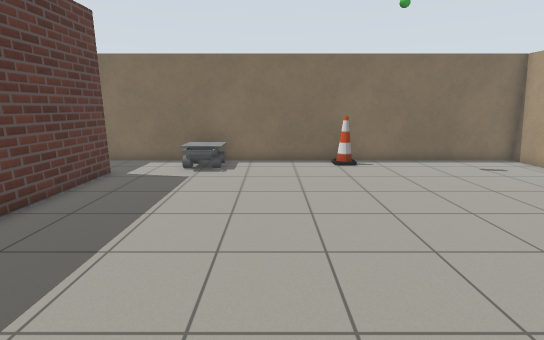
[1] (above)

15 first-person views from a walk through a world built for the Gazebo simulator. The camera is 1.3 m above the floor, tilts 12° down and sees 85° across. The lines on the ground mark 1 m squares. The floor is counted in squares, 0.5 m on a side. Each view is taken from the middle of a square. On the plan, view 1 faces up. The plan holds only what a view shows up to about 19 squares ahead; the rest is blank. Robots are left out. Gazebo's built-in surfaces are drawn with simple patterns. Simple shapes stand in for some stock models. Some surface patterns are stand-ins.

[2]
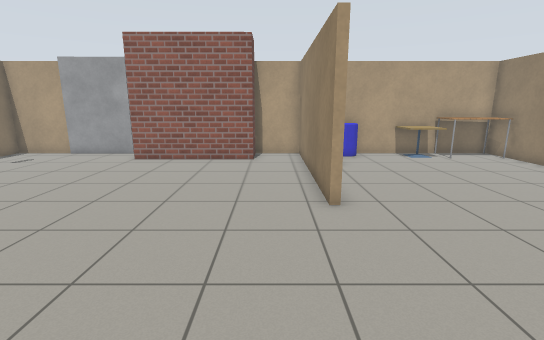

[3]
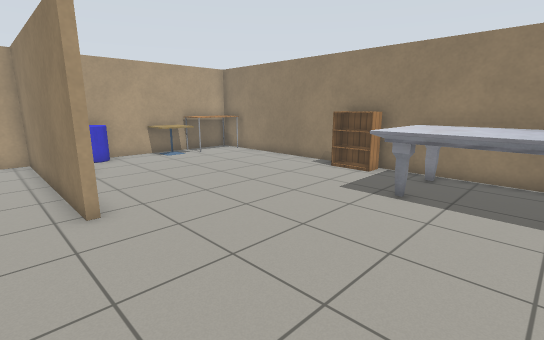

[4]
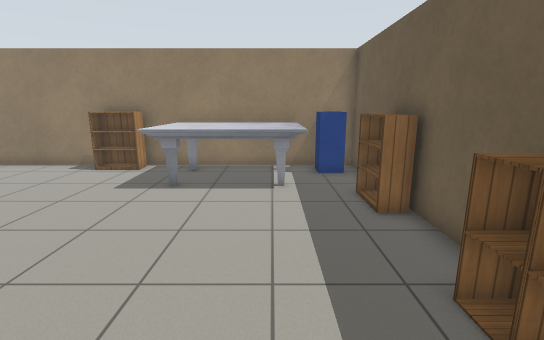

[5]
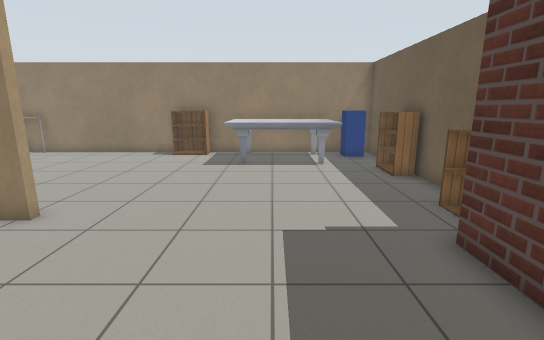

[6]
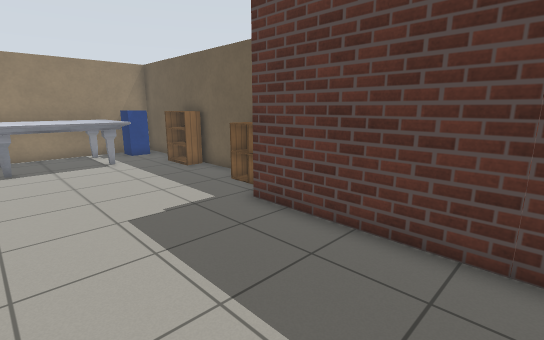

[7]
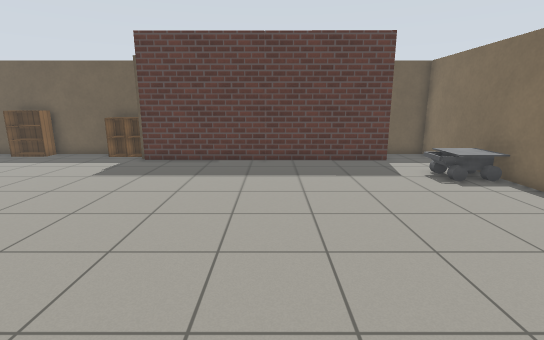

[8]
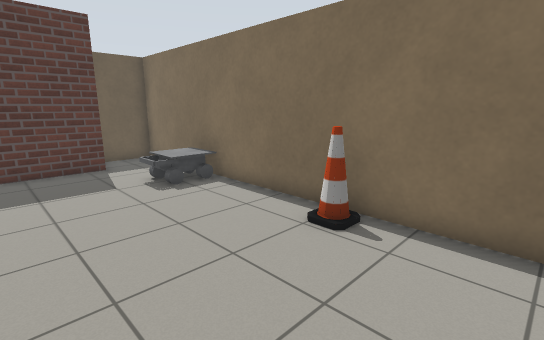

[9]
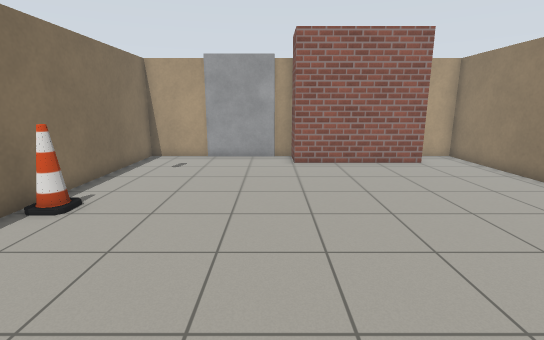

[10]
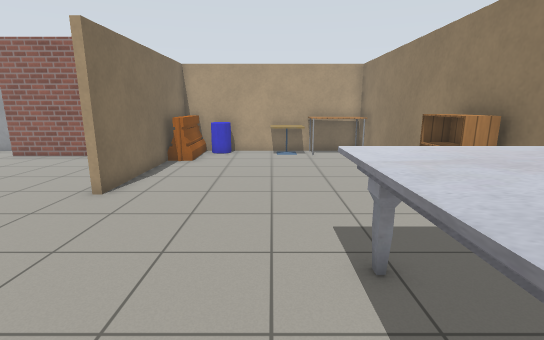

[11]
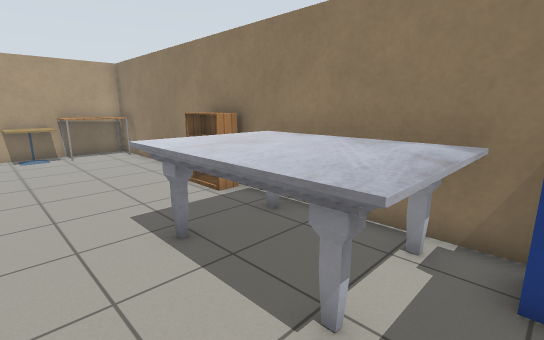

[12]
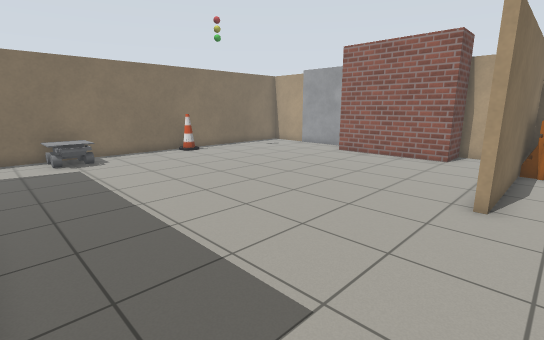

[13]
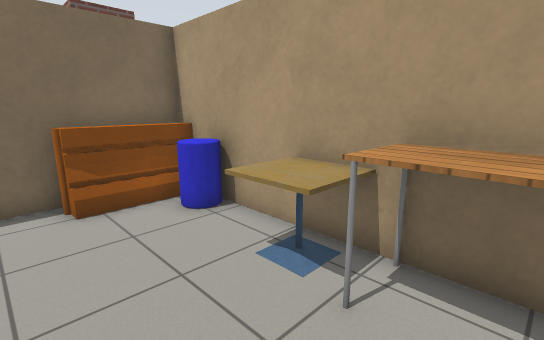

[14]
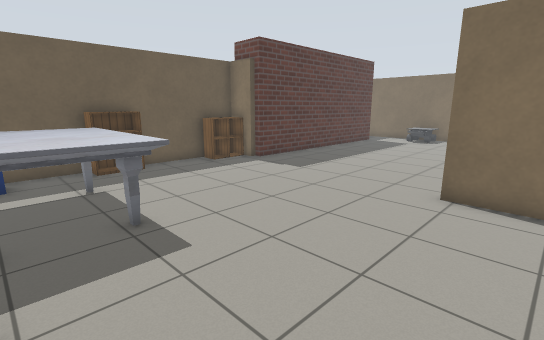

[15]
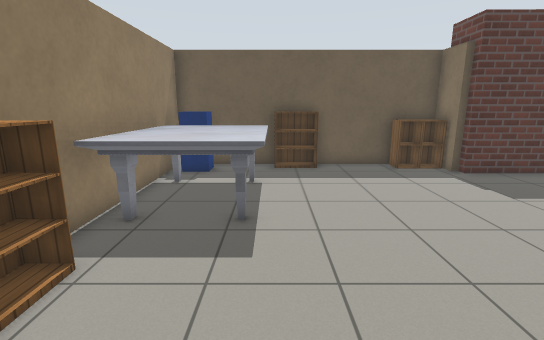

### Floor plan
Key: @ floor where view 1 was taken; # wall or solid block; . floor; C cone; B brick block; G grey box; A barrier; T cafe table; L table; M marble table; K bookshelf; I cabinet; P postbox; O other object.
Columns run from 9 left of view 1 to 12 right of it. Each row starts with its distance up from view 1.
 15 ######################
 14 #....OOO....C........#
 13 #....OOO.............#
 12 #.....O..............#
 11   B..................#
 10   B..................G
  9   B..................G
  8   B..................#
  7   B................BB#
  6   B................B
  5   B................B
  4   B................B
  3   B................B
  2   B................B
  1   B................BB#
  0  BB......@...........#
 -1 #I...................#
 -2 #I..........######AAA#
 -3 #.................AAA#
 -4 #...................O#
 -5 #....................#
 -6 #K...................#
 -7 #K.................TT#
 -8 #K.MMMMMM..........TT#
 -9 #..MMMMMM...........T#
-10 #..MMMMMM..........LL#
-11 #PPMMMMMM.KK.......LL#
-12 ###########K########L#

Where each view was taken, in squares from view 1:
view 1: 0 up, 0 right, facing up
view 2: 0 up, 5 left, facing right
view 3: 0 up, 5 left, facing down-right
view 4: 1 up, 5 left, facing down
view 5: 5 up, 3 left, facing down
view 6: 6 up, 1 left, facing down-left
view 7: 6 up, 8 right, facing left
view 8: 8 up, 7 right, facing up-left
view 9: 8 up, 4 left, facing right
view 10: 7 down, 6 left, facing right
view 11: 6 down, 7 left, facing down-right
view 12: 3 down, 6 left, facing up-right
view 13: 11 down, 7 right, facing up-right
view 14: 11 down, 5 right, facing up-left
view 15: 8 down, 5 right, facing left
